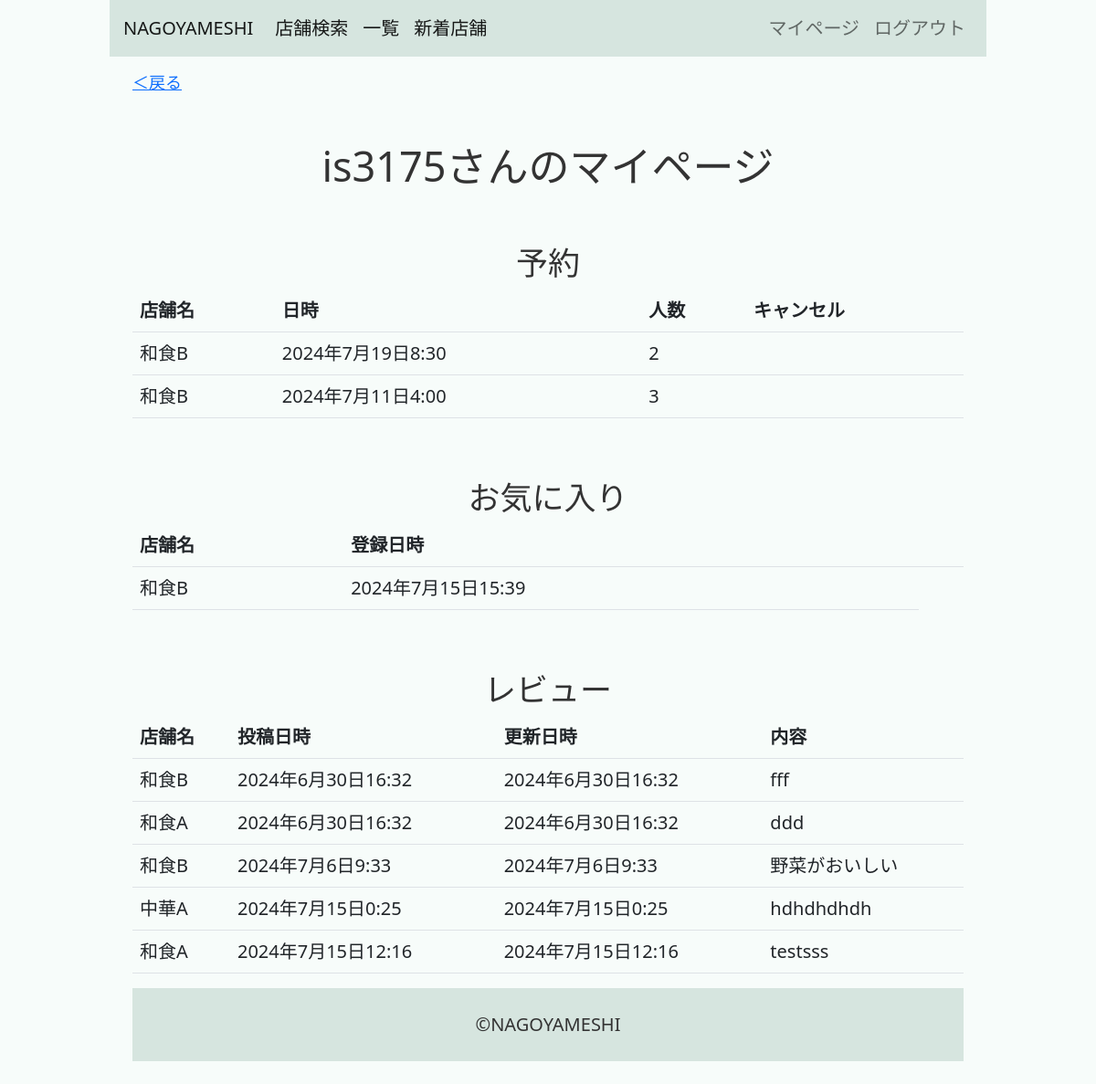
The page /mypage/ (signed in) on the database as committed earlier.
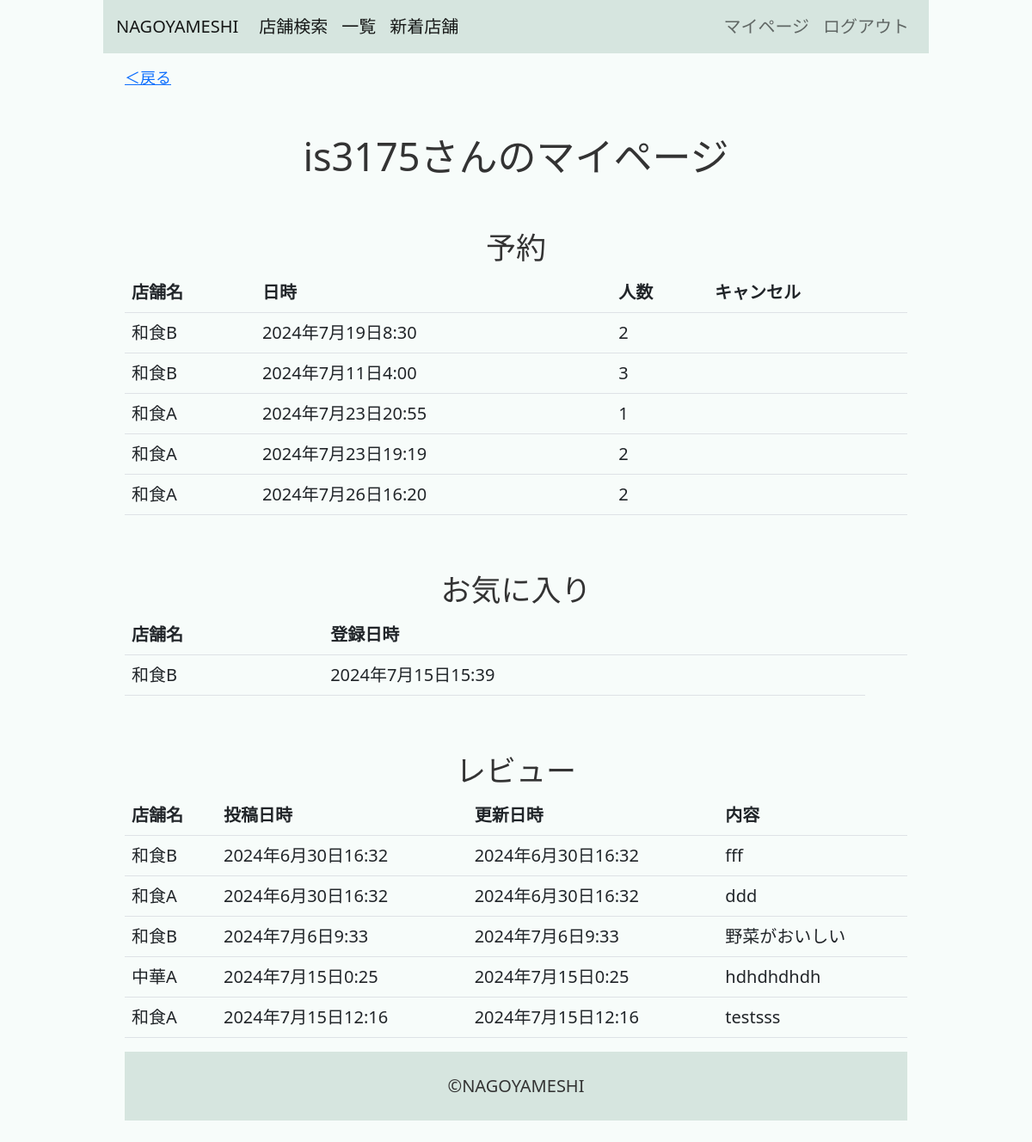
The same page on the database as committed later.
### nagoyameshiapp/models.py (models this page shows, shortened)
class Reservation(models.Model):
    user        = models.ForeignKey(User, verbose_name="予約者", on_delete=models.CASCADE)
    restaurant  = models.ForeignKey(Restaurant, verbose_name="店舗", on_delete=models.CASCADE)
    datetime    = models.DateTimeField(verbose_name="予約日時")
    headcount   = models.PositiveIntegerField(verbose_name="人数")
    created_at  = models.DateTimeField(verbose_name="作成日時", default=timezone.now)
    updated_at  = models.DateTimeField(verbose_name="更新日時", auto_now=True)

class Restaurant(models.Model):
    category    = models.ForeignKey(Category, verbose_name="カテゴリ", on_delete=models.CASCADE)
    name        = models.CharField(verbose_name="名前", max_length=50)
    image       = models.ImageField(verbose_name="画像", upload_to="nagoyameshiapp/restaurant/image/",blank=True,null=True)
    description = models.CharField(verbose_name="店舗説明", max_length=500)
    start_at    = models.TimeField(verbose_name="営業開始時間", default=timezone.now)
    end_at      = models.TimeField(verbose_name="営業終了時間", default=timezone.now)
    cost        = models.PositiveIntegerField(verbose_name="価格帯", blank=True, null=True)
    post_code   = models.CharField(verbose_name="郵便番号", max_length=8, blank=True, null=True)
    address     = models.CharField(verbose_name="住所", max_length=100, blank=True)
    tel         = models.CharField(verbose_name="電話番号", max_length=11, blank=True, null=True)
    created_at  = models.DateTimeField(verbose_name="投稿日時", default=timezone.now)
    updated_at  = models.DateTimeField(verbose_name="更新日時", auto_now=True)
    def __str__(self):
        return self.name

class Favorite(models.Model):
    user        = models.ForeignKey(User, verbose_name="お気に入り登録者", on_delete=models.CASCADE)
    restaurant  = models.ForeignKey(Restaurant, verbose_name="店舗", on_delete=models.CASCADE)
    created_at  = models.DateTimeField(verbose_name="作成日時", default=timezone.now)

class Review(models.Model):
    restaurant  = models.ForeignKey(Restaurant, verbose_name="店舗", on_delete=models.CASCADE)
    user        = models.ForeignKey(User, verbose_name="投稿者", on_delete=models.CASCADE)
    content     = models.CharField(verbose_name="内容", max_length=100)
    created_at  = models.DateTimeField(verbose_name="投稿日時", default=timezone.now)
    updated_at  = models.DateTimeField(verbose_name="更新日時", auto_now=True)

### nagoyameshiapp/views.py (the view, shortened to what this page needs)
class MypageView(LoginRequiredMixin,View):
    def get(self, request, *args, **kwargs):
        context = {}
        context["reviews"]     =  Review.objects.filter(user=request.user)
        context["favorites"]   =  Favorite.objects.filter(user=request.user)
        context["reservations"] =  Reservation.objects.filter(user=request.user)
        context["deadline"]   =  timezone.now() + datetime.timedelta(days=1)
        return render(request, "nagoyameshiapp/mypage.html",context)

### templates/nagoyameshiapp/mypage.html (shortened to what this page needs)
{% extends "nagoyameshiapp/base.html" %}
{% block main %}
<article>
    <a href="#" onclick="history.back()" style="font-size: 18px; padding-top: 10px;">＜戻る</a>
    <h1 class="subtitle">{{ request.user.username }}さんのマイページ</h1>
    <h2 class="subtitle">予約</h2>
    <div>
        <table class="table">
            <tr>
                <th>店舗名</th>
                <th>日時</th>
                <th>人数</th>
                <th>キャンセル</th>
            </tr>
            {% for reservation in reservations %}
            <tr>
                <td>{{ reservation.restaurant }}</td>
                <td>{{ reservation.datetime }}</td>
                <td>{{ reservation.headcount }}</td>
                <td>
                </td>
            </tr>
            {% endfor %}
        </table>
    </div>
    <h2 class="subtitle">お気に入り</h2>
    <div>
        <table class="table">
            <tr>
                <th>店舗名</th>
                <th>登録日時</th>
                <th></th>
            </tr>
            {% for favorite in favorites %}
            <tr>
                <td>{{ favorite.restaurant }}</td>
                <td>{{ favorite.created_at }}</td>
            </tr>
            {% endfor %}
        </table>
    </div>
    <h2 class="subtitle">レビュー</h2>
    <div>
        <table class="table">
            <tr>
                <th>店舗名</th>
                <th>投稿日時</th>
                <th>更新日時</th>
                <th>内容</th>
            </tr>
            {% for review in reviews %}
            <tr>
                <td>{{ review.restaurant }}</td>
                <td>{{ review.created_at }}</td>
                <td>{{ review.updated_at }}</td>
                <td>{{ review.content }}</td>
            </tr>
            {% endfor %}
        </table>
    </div>
    {% endblock %}

### templates/nagoyameshiapp/base.html (shortened to what this page needs)
{% load static %}
<!DOCTYPE html>
<html lang="ja">
<head>
    <link href="https://cdn.jsdelivr.net/npm/bootstrap@5.0.2/dist/css/bootstrap.min.css" rel="stylesheet">
    <link rel="stylesheet" href="{% static 'style.css' %}">
</head>
<body>
    <div class='fixed-top'>
        <nav class="navbar navbar-expand-lg navbar-light" style="background-color: #D6E5DF;">
            <a class="navbar-brand" href="{% url 'nagoyameshiapp:index' %}">NAGOYAMESHI</a>
            <div class="collapse navbar-collapse" id="navbarSupportedContent">
                <ul class="navbar-nav mr-auto">
                    <li class="nav-item">
                        <a class="nav-link active" aria-current="page" href="{% url 'nagoyameshiapp:index' %}#search-restaurant">店舗検索</a>
                    </li>
                    <li class="nav-item">
                        <a class="nav-link active" aria-current="page" href="{% url 'nagoyameshiapp:index' %}#list-restaurant">一覧</a>
                    </li>
                    <li class="nav-item">
                        <a class="nav-link active" aria-current="page" href="{% url 'nagoyameshiapp:index' %}#new-restaurant">新着店舗</a>
                    </li>
                </ul>
                <ul class="navbar-nav ms-auto">
                    {% if request.user.is_authenticated %}
                    <li class="nav-item">
                        <a class="nav-link" href="{% url 'nagoyameshiapp:mypage' %}">マイページ</a>
                    </li>
                    <li class="nav-item">
                        <a class="nav-link" href="{% url 'account_logout' %}">ログアウト</a>
                    </li>
                    {% endif %}
                </ul>
            </div>
        </nav>
    </div>
    {% block main %}
    {% endblock %}
    <footer>
        ©NAGOYAMESHI
    </footer>
</body>
</html>

### static/style.css (style rules this page uses)
body { background-color: #f7fcfa; padding-top: 50px; padding-left: 10%; padding-right: 10%; color: #333; font-size: 20px; }
article { padding: 25px; }
h1 { font-size: 45px; }
h2 { font-size: 35px; }
.fixed-top { padding-left: 10%; padding-right: 10%; }
.subtitle { text-align: center; padding-top: 50px; }
footer { background-color: #D6E5DF; padding: 25px 15px; text-align: center; }
nav { padding: 25px 15px; }

Rows that differ between the two databases and show on the page:
added Reservation: restaurant "和食A", datetime "2024年7月23日20:55", headcount "1"
added Reservation: restaurant "和食A", datetime "2024年7月23日19:19", headcount "2"
added Reservation: restaurant "和食A", datetime "2024年7月26日16:20", headcount "2"
